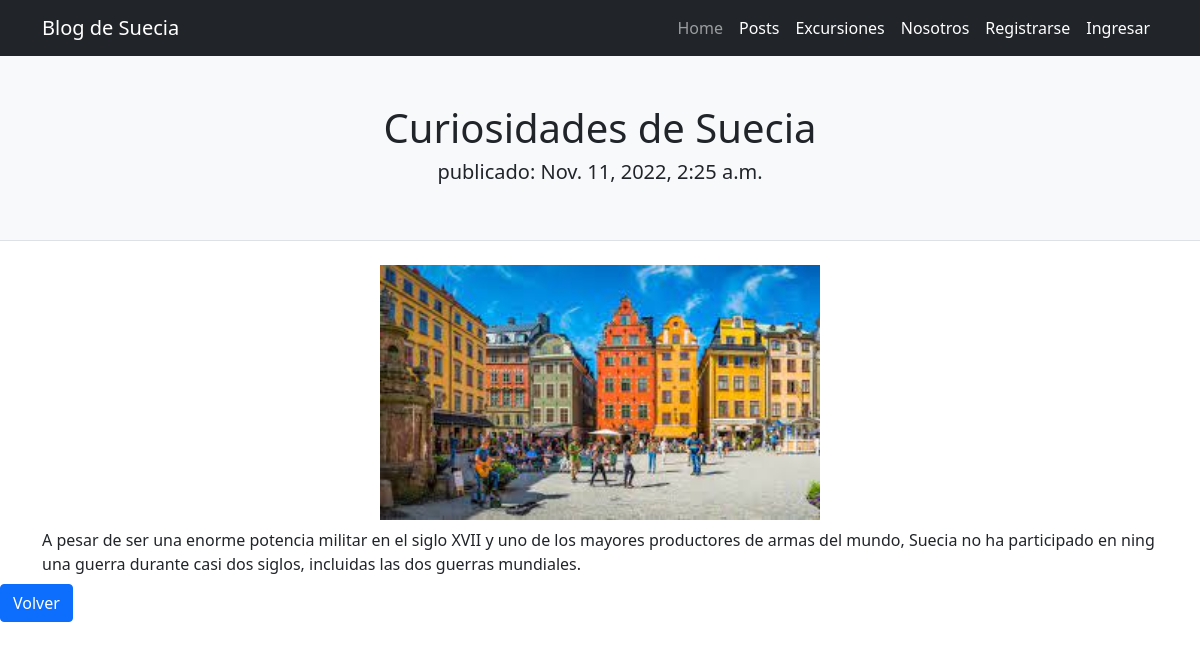
Page /detail/5/ on the committed database.
### blog/models.py (models this page shows, shortened)
class Post(models.Model):
    title = models.CharField(max_length=100)
    short_content = models.CharField(max_length=300)
    content = models.TextField(max_length=3000)
    date_published = models.DateTimeField(auto_now_add=True)
    image = models.ImageField(upload_to="posts", null=True, blank=True)

### blog/views.py (the view)
# urls.py: path('detail/<int:pk>/', DetailPost.as_view(), name="detail-post"),
class DetailPost(DetailView):
    model=Post

### blog/templates/blog/post_detail.html
{% extends 'blog/base.html' %}
{% load static %}
{% block header %}
    <div class="d-flex justify-content-center">
        <h1>{{object.title}}</h1>
    </div>
    <div class="d-flex justify-content-center">
        <h5> publicado: {{object.date_published}} </h5>
    </div>
{% endblock %}
{% block contenido %}
    <div class="d-flex justify-content-center">
        {% if object.image %}
        <img height="255" src="{{ object.image.url }}" />
        {% else %}
        <img height="255" src="https://dummyimage.com/255x255/dee2e6/6c757d.jpg" alt="...">
        {% endif %}
    </div>
    <div class="container text-wrap py-1 my-1" style="word-break: break-all;">
            {{object.content}}
    </div>
    <a class="btn btn-primary" href="{% url 'list-post'  %}">Volver</a>
{% endblock %}

### rows in the picture
Post: title "Curiosidades de Suecia", date_published "Nov. 11, 2022, 2:25 a.m.", image (picture), content "A pesar de ser una enorme potencia militar en el siglo XVII y uno de los mayores productores de armas del mundo, Suecia no ha participado en ninguna guerra durante casi dos siglos, incluidas las dos guerras mundiales."
